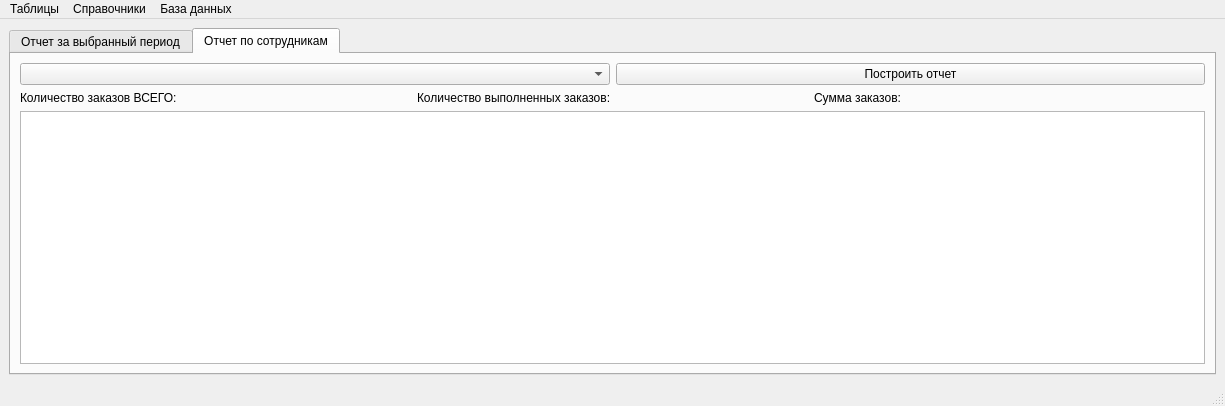
<?xml version="1.0" encoding="UTF-8"?>
<ui version="4.0">
 <class>MainWindowViewerReports</class>
 <widget class="QMainWindow" name="MainWindowViewerReports">
  <property name="geometry">
   <rect>
    <x>0</x>
    <y>0</y>
    <width>1225</width>
    <height>406</height>
   </rect>
  </property>
  <property name="sizePolicy">
   <sizepolicy hsizetype="Expanding" vsizetype="Expanding">
    <horstretch>0</horstretch>
    <verstretch>0</verstretch>
   </sizepolicy>
  </property>
  <property name="windowTitle">
   <string>ИС &quot;Малярная мастерская&quot;</string>
  </property>
  <widget class="QWidget" name="centralwidget">
   <layout class="QHBoxLayout" name="horizontalLayout">
    <item>
     <layout class="QVBoxLayout" name="verticalLayout">
      <item>
       <widget class="QTabWidget" name="tabWidget_reports">
        <property name="currentIndex">
         <number>1</number>
        </property>
        <widget class="QWidget" name="tab_report1">
         <attribute name="title">
          <string>Отчет за выбранный период</string>
         </attribute>
         <layout class="QVBoxLayout" name="verticalLayout_3">
          <item>
           <layout class="QVBoxLayout" name="verticalLayout_2">
            <item>
             <layout class="QHBoxLayout" name="horizontalLayout_filters_report_date">
              <item>
               <widget class="QComboBox" name="comboBox_year"/>
              </item>
              <item>
               <widget class="QComboBox" name="comboBox_month"/>
              </item>
              <item>
               <widget class="QPushButton" name="pushButton_report_date">
                <property name="text">
                 <string>Построить отчет</string>
                </property>
               </widget>
              </item>
             </layout>
            </item>
            <item>
             <widget class="QTableView" name="tableView"/>
            </item>
           </layout>
          </item>
         </layout>
        </widget>
        <widget class="QWidget" name="tab_report2">
         <attribute name="title">
          <string>Отчет по сотрудникам</string>
         </attribute>
         <layout class="QVBoxLayout" name="verticalLayout_5">
          <item>
           <layout class="QVBoxLayout" name="verticalLayout_4">
            <item>
             <layout class="QHBoxLayout" name="horizontalLayout_filters_report_emp">
              <item>
               <widget class="QComboBox" name="comboBox_emp"/>
              </item>
              <item>
               <widget class="QPushButton" name="pushButton_report_emp">
                <property name="text">
                 <string>Построить отчет</string>
                </property>
               </widget>
              </item>
             </layout>
            </item>
            <item>
             <layout class="QHBoxLayout" name="horizontalLayout_3">
              <item>
               <widget class="QLabel" name="label_count_order">
                <property name="text">
                 <string>Количество заказов ВСЕГО: </string>
                </property>
               </widget>
              </item>
              <item>
               <widget class="QLabel" name="label_count_order_done">
                <property name="text">
                 <string>Количество выполненных заказов:</string>
                </property>
               </widget>
              </item>
              <item>
               <widget class="QLabel" name="label_sum_order">
                <property name="text">
                 <string>Сумма заказов:</string>
                </property>
               </widget>
              </item>
             </layout>
            </item>
            <item>
             <widget class="QTableView" name="tableView_2"/>
            </item>
           </layout>
          </item>
         </layout>
        </widget>
       </widget>
      </item>
     </layout>
    </item>
   </layout>
  </widget>
  <widget class="QMenuBar" name="menubar">
   <property name="geometry">
    <rect>
     <x>0</x>
     <y>0</y>
     <width>1225</width>
     <height>21</height>
    </rect>
   </property>
   <widget class="QMenu" name="menu_dim">
    <property name="title">
     <string>Справочники</string>
    </property>
    <addaction name="action_brands"/>
    <addaction name="action_details"/>
    <addaction name="action_works"/>
    <addaction name="action_colors"/>
   </widget>
   <widget class="QMenu" name="menu_table">
    <property name="title">
     <string>Таблицы</string>
    </property>
    <addaction name="separator"/>
    <addaction name="action_add_order"/>
    <addaction name="separator"/>
    <addaction name="action_clients"/>
    <addaction name="action_emps"/>
    <addaction name="action_orders"/>
    <addaction name="separator"/>
    <addaction name="action_reg_client"/>
    <addaction name="action_reg_emp"/>
   </widget>
   <widget class="QMenu" name="menu">
    <property name="title">
     <string>База данных</string>
    </property>
    <addaction name="action_backup"/>
    <addaction name="action_open_db_file"/>
   </widget>
   <addaction name="menu_table"/>
   <addaction name="menu_dim"/>
   <addaction name="menu"/>
  </widget>
  <widget class="QStatusBar" name="statusbar"/>
  <action name="action_brands">
   <property name="text">
    <string>Производители авто</string>
   </property>
  </action>
  <action name="action_details">
   <property name="text">
    <string>Кузовные детали</string>
   </property>
  </action>
  <action name="action_works">
   <property name="text">
    <string>Типы работ</string>
   </property>
  </action>
  <action name="action_colors">
   <property name="text">
    <string>Цвета</string>
   </property>
  </action>
  <action name="action_clients">
   <property name="text">
    <string>Клиенты</string>
   </property>
  </action>
  <action name="action_emps">
   <property name="text">
    <string>Работники</string>
   </property>
  </action>
  <action name="action_orders">
   <property name="text">
    <string>Заказы</string>
   </property>
  </action>
  <action name="action_add_order">
   <property name="text">
    <string>Добавить новый заказ</string>
   </property>
  </action>
  <action name="action_reg_emp">
   <property name="text">
    <string>Зарегистрировать нового работника</string>
   </property>
  </action>
  <action name="action_reg_client">
   <property name="text">
    <string>Зарегистрировать нового клиента</string>
   </property>
  </action>
  <action name="action_backup">
   <property name="text">
    <string>Сохранить backup</string>
   </property>
  </action>
  <action name="action_open_db_file">
   <property name="text">
    <string>Открыть из файла</string>
   </property>
  </action>
 </widget>
 <resources/>
 <connections/>
</ui>
